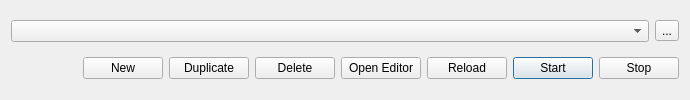
           <widget class="QWidget" name="tab_3">
            <property name="autoFillBackground">
             <bool>true</bool>
            </property>
            <attribute name="title">
             <string>VM</string>
            </attribute>
            <layout class="QGridLayout" name="gridLayout_10">
             <item row="1" column="5">
              <widget class="QPushButton" name="pushButton_VisualMacroReload">
               <property name="sizePolicy">
                <sizepolicy hsizetype="Preferred" vsizetype="Fixed">
                 <horstretch>0</horstretch>
                 <verstretch>0</verstretch>
                </sizepolicy>
               </property>
               <property name="minimumSize">
                <size>
                 <width>80</width>
                 <height>0</height>
                </size>
               </property>
               <property name="text">
                <string>Reload</string>
               </property>
              </widget>
             </item>
             <item row="0" column="8">
              <widget class="QToolButton" name="toolButton_OpenVisualMacroDir">
               <property name="text">
                <string>...</string>
               </property>
              </widget>
             </item>
             <item row="0" column="0" colspan="8">
              <widget class="QComboBox" name="comboBox_VisualMacro"/>
             </item>
             <item row="1" column="7" colspan="2">
              <widget class="QPushButton" name="pushButton_VisualMacroStop">
               <property name="sizePolicy">
                <sizepolicy hsizetype="Preferred" vsizetype="Fixed">
                 <horstretch>0</horstretch>
                 <verstretch>0</verstretch>
                </sizepolicy>
               </property>
               <property name="minimumSize">
                <size>
                 <width>80</width>
                 <height>0</height>
                </size>
               </property>
               <property name="text">
                <string>Stop</string>
               </property>
              </widget>
             </item>
             <item row="1" column="3">
              <widget class="QPushButton" name="pushButton_VisualMacroDelete">
               <property name="text">
                <string>Delete</string>
               </property>
              </widget>
             </item>
             <item row="1" column="0">
              <spacer name="horizontalSpacer_3">
               <property name="orientation">
                <enum>Qt::Orientation::Horizontal</enum>
               </property>
               <property name="sizeHint" stdset="0">
                <size>
                 <width>66</width>
                 <height>20</height>
                </size>
               </property>
              </spacer>
             </item>
             <item row="1" column="6">
              <widget class="QPushButton" name="pushButton_VisualMacroStart">
               <property name="sizePolicy">
                <sizepolicy hsizetype="Preferred" vsizetype="Fixed">
                 <horstretch>0</horstretch>
                 <verstretch>0</verstretch>
                </sizepolicy>
               </property>
               <property name="minimumSize">
                <size>
                 <width>80</width>
                 <height>0</height>
                </size>
               </property>
               <property name="text">
                <string>Start</string>
               </property>
               <property name="default">
                <bool>true</bool>
               </property>
              </widget>
             </item>
             <item row="1" column="2">
              <widget class="QPushButton" name="pushButton_VisualMacroDuplicate">
               <property name="text">
                <string>Duplicate</string>
               </property>
              </widget>
             </item>
             <item row="1" column="4">
              <widget class="QPushButton" name="pushButton_VisualMacroOpen">
               <property name="text">
                <string>Open Editor</string>
               </property>
              </widget>
             </item>
             <item row="1" column="1">
              <widget class="QPushButton" name="pushButton_VisualMacroNew">
               <property name="text">
                <string>New</string>
               </property>
              </widget>
             </item>
            </layout>
           </widget>
